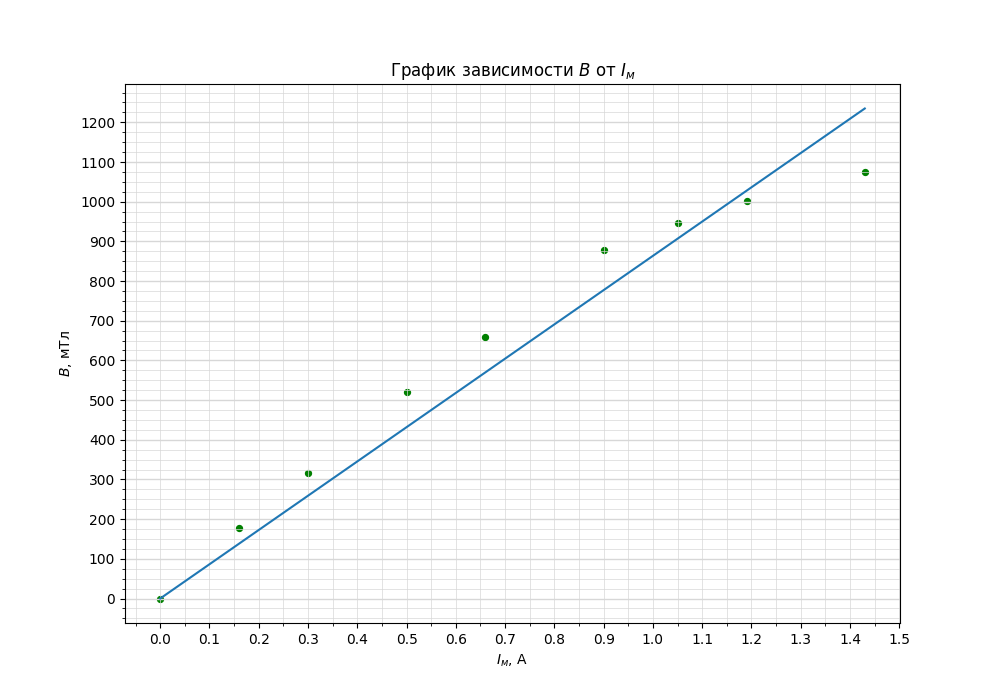

Write Python code to recreate this figure.
import numpy as np
import matplotlib.pyplot as plt
from matplotlib.ticker import MultipleLocator
from scipy.optimize import curve_fit

def func(x, a):
    return a * x

plt.figure(figsize=(10,7))  #Размер изображения
plt.title('График зависимости $B$ от $I_м$') # Заголовок

x = [0, 0.16, 0.3, 0.5, 0.66, 0.9, 1.05, 1.19, 1.43] # Координата x
y = [0, 177.4, 317.2, 521, 659.7, 877.3, 945.4, 1002.1, 1075.5] # Координата y


plt.scatter(x, y, s=18, c='green')  # Экспериментальные точки на графике

plt.ylabel('$B$, мТл') # Подпись абсцисс
plt.xlabel('$I_м$, А') # Подпись ординат

'''
yerr = [0.018*_y for _y in y]  # Погрешность по y
xerr = [0.05 for _x in x] # Погрешность по x
plt.errorbar(x, y, xerr=xerr, yerr=yerr, fmt=" ", color='k')
'''

popt, pcov = curve_fit(func, x, y)
plt.plot(x, func(x, popt))
print(popt)
'''
p = np.polyfit(x, y, deg=1) # Построение кривой по мнк
p_f = np.poly1d(p)
plt.plot(x, p_f(x))
print(p_f)
'''

DP = 2
ax = plt.gca()

## Характеристики сетки

ax.yaxis.set_minor_locator(MultipleLocator(25))
ax.yaxis.set_major_locator(MultipleLocator(100))
ax.xaxis.set_minor_locator(MultipleLocator(0.05))
ax.xaxis.set_major_locator(MultipleLocator(0.1))
ax.yaxis.grid(True,'major',linewidth=2/DP,linestyle='-',color='#d7d7d7')
ax.xaxis.grid(True,'minor',linewidth=1/DP,linestyle='-',color='#d7d7d7')
ax.yaxis.grid(True,'minor',linewidth=1/DP,linestyle='-',color='#d7d7d7')
ax.xaxis.grid(True,'major',linewidth=1/DP,linestyle='-',color='#d7d7d7',zorder=0)

plt.savefig('plot_b')